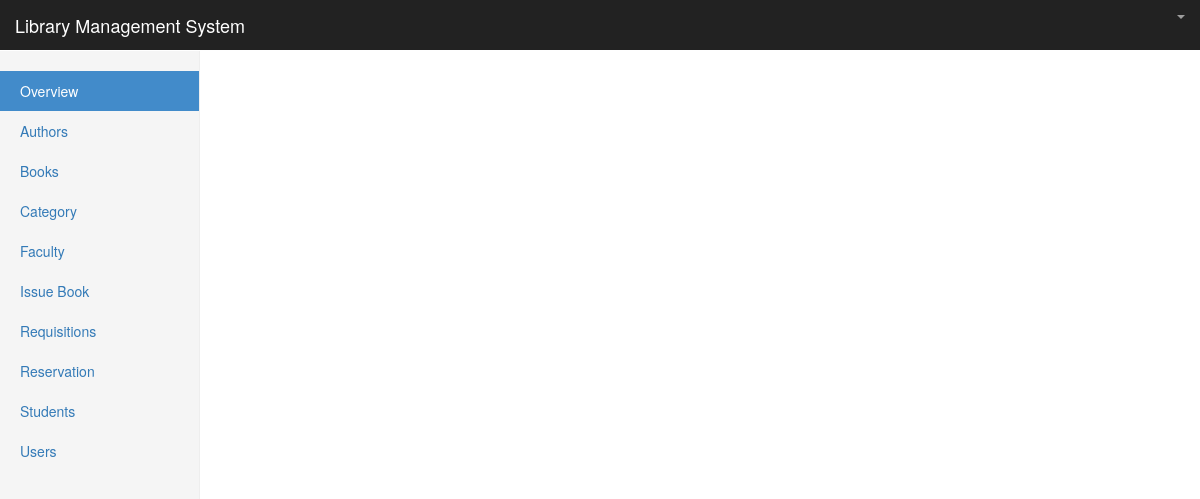
The app's page /student_card.php?studID=190377, older data.
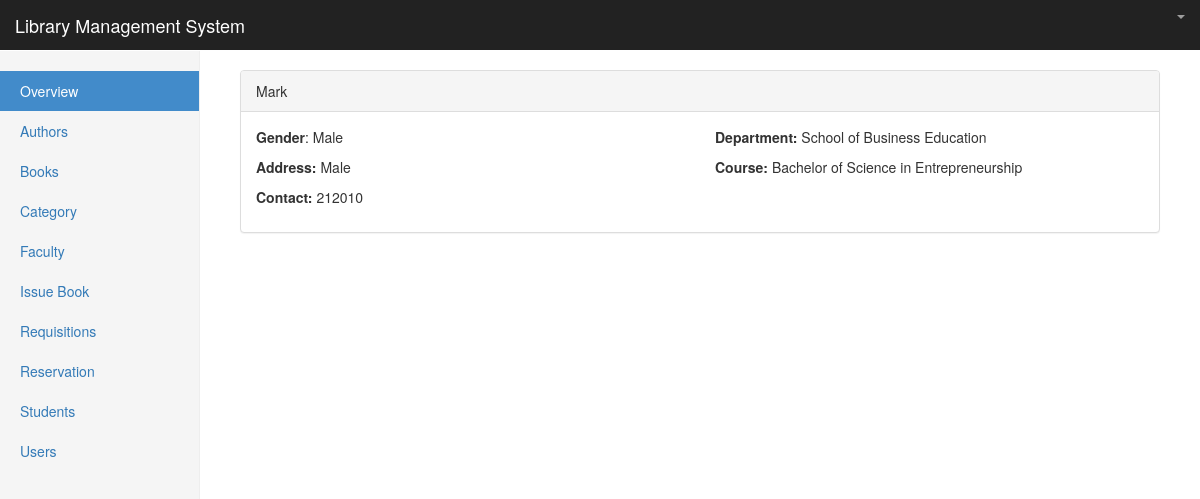
The same page, newer data.
### tables this page shows
CREATE TABLE `students` (
  `id` int(11) NOT NULL,
  `student_id` int(250) NOT NULL,
  `student_name` text NOT NULL,
  `gender` varchar(10) NOT NULL,
  `address` varchar(100) NOT NULL,
  `contact` varchar(100) NOT NULL,
  `year_level` varchar(100) NOT NULL,
  `type` varchar(100) NOT NULL,
  `passcode` varchar(250) NOT NULL,
  `dept` int(11) NOT NULL,
  `course` int(11) NOT NULL
);

CREATE TABLE `departments` (
  `dept_id` int(11) NOT NULL,
  `department_code` varchar(250) NOT NULL,
  `department_name` varchar(250) NOT NULL
);

CREATE TABLE `courses` (
  `course_id` int(11) NOT NULL,
  `course_code` varchar(250) NOT NULL,
  `department_code` int(11) NOT NULL,
  `course_name` varchar(250) NOT NULL,
  `numYear` int(11) NOT NULL
);

### core/database.php (called while the page is built, shortened)
<?php
 class Database
 {
      public $connect;
      private $host = "localhost";
      private $username = 'root';
      private $password = '123456';
      private  $database = 'db_lms';
      public function database_connect()
      {
           $this->connect = mysqli_connect($this->host, $this->username, $this->password, $this->database);
      }
      public function execute_query($query)
      {
           return mysqli_query($this->connect, $query);
      }
 }
 ?>

### student_card.php (the view)
<?php include 'includes/header.php';?>
	<div class="container-fluid">
		<div class="row">
            <?php include 'includes/sidemenu.php'; ?>
     		<div class="col-sm-9 col-sm-offset-3 col-md-10 col-md-offset-2 main">
     			<?php
     				if(isset($_GET['studID'])){
     					$output='';
     					 $query = "SELECT * FROM students s LEFT JOIN departments d ON d.dept_id = s.dept LEFT JOIN courses c ON c.course_id =s.course WHERE student_id='".$_GET['studID']."'";
                            $result = $object->execute_query($query);
                            while($row = mysqli_fetch_array($result))
                            {
                             $output .='<div class="panel panel-default">
                             				<div class="panel-heading">'.$row["student_name"].'</div>
                         					  <div class="panel-body">
                         					   		<div class="row">
														<div class="col-xs-6">
															<p><strong>Gender</strong>: '.$row["gender"].' </p>
															<p><strong>Address:</strong> '.$row["gender"].' </p>
															<p><strong>Contact:</strong> '.$row["contact"].' </p>
														</div>
														<div class="col-xs-6">
															<p><strong>Department:</strong> '.$row["department_name"].' </p>
															<p><strong>Course:</strong> '.$row["course_name"].' </p>
														</div>
                         					   		</div>
                         					  </div>
                             			</div>' ;
                            }
                            echo $output;
     				}
     			 ?>
		 	</div>
		</div>
	</div>
<?php
include 'includes/footer.php';
?>

### includes/header.php (shortened to what this page needs)
 <?php
 include 'core/database.php';
$object = new Database();
 ?>
 <html>
      <head>
           	<link rel="stylesheet" type="text/css" href="css/chosen.css">
           <link rel="stylesheet" href="css/bootstrap.min.css" />
           <link rel="stylesheet" href="css/jquery.dataTables.min.css" />
         	    <link rel="stylesheet" href="css/BootSideMenu.css">
         	    <link rel="stylesheet" href="css/style.css">
      </head>
 <body>
 	<?php include 'includes/nav.php';?>

### includes/nav.php (shortened to what this page needs)
<nav class="navbar navbar-inverse navbar-fixed-top">
     <div class="container-fluid">
       <div class="navbar-header">
         <a class="navbar-brand" href="index.php">Library Management System</a>
       </div>
       <div id="navbar" class="navbar-collapse collapse">
         <ul class="nav navbar-nav navbar-right">
           <li class="dropdown">
             <a href="#" class="dropdown-toggle" data-toggle="dropdown" role="button" aria-haspopup="true" aria-expanded="false"> <?php echo $_SESSION['username'];?> <span class="caret"></span></a>
       </div>
     </div>
   </nav>

### includes/sidemenu.php
<div class="col-sm-3 col-md-2 sidebar">
          <ul class="nav nav-sidebar">
            <li class="active"><a href="index.php">Overview <span class="sr-only">(current)</span></a></li>
            <li><a href="authors.php">Authors</a></li>
            <li><a href="books.php">Books</a></li>
            <li><a href="catalogue.php">Category</a></li>
            <li><a href="faculty.php">Faculty</a></li>
            <li><a href="issuebook.php">Issue Book</a></li>
            <li><a href="#">Requisitions</a></li>
            <li><a href="#">Reservation</a></li>
            <li><a href="students.php">Students</a></li>
            <li><a href="users.php">Users</a></li>
          </ul>
        </div>

### includes/footer.php (shortened to what this page needs)
     </body>
</html>

### css/style.css (style rules this page uses)
body { padding-top: 50px; }
.navbar-fixed-top { border: 0; }
.sidebar { display: none; }
@media (min-width: 768px) { .sidebar { position: fixed; top: 51px; bottom: 0; left: 0; z-index: 1000; display: block; padding: 20px; overflow-x: hidden; overflow-y: auto; background-color: #f5f5f5; border-right: 1px solid #eee; } }
.nav-sidebar { margin-right: -21px; margin-bottom: 20px; margin-left: -20px; }
.nav-sidebar > li > a { padding-right: 20px; padding-left: 20px; }
.nav-sidebar > .active > a, .nav-sidebar > .active > a:hover, .nav-sidebar > .active > a:focus { color: #fff; background-color: #428bca; }
.main { padding: 20px; }
@media (min-width: 768px) { .main { padding-right: 40px; padding-left: 40px; } }

Row changes from the older to the newer data that the page shows:
now on this page (row edited): students: student_name "Mark", gender "Male", contact "212010", departments.department_name "School of Business Education", courses.course_name "Bachelor of Science in Entrepreneurship"
